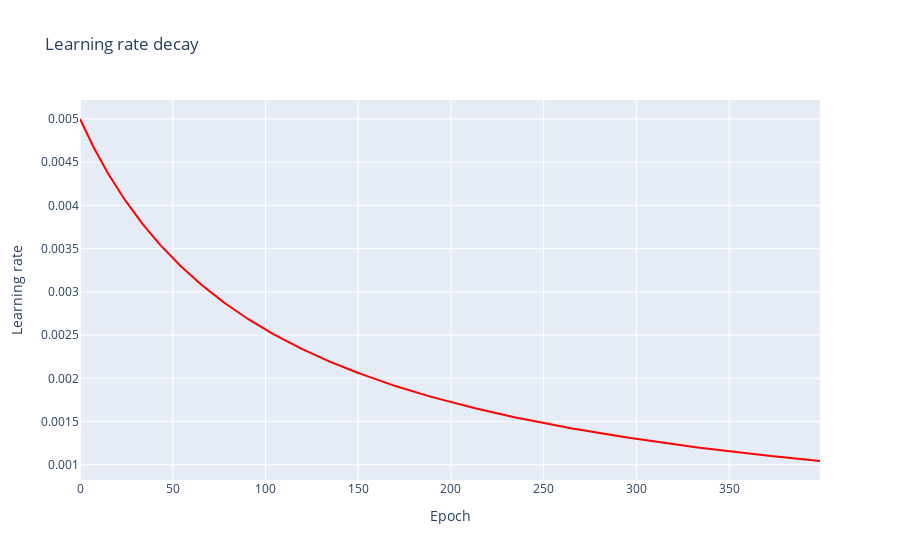

Notebook cell for this chart:
### Code cell
# Visualizing learning rate decay

trace0=go.Scatter(
            y=lrs,
            x=epochs,
            mode='lines',
            marker=dict(
            color="red",
            size=5,
            opacity=0.5
            )
    )
        

data=[trace0]
figure=go.Figure(
            data=data,
            layout=go.Layout(
                title="Learning rate decay",
                yaxis=dict(title="Learning rate"),
                xaxis=dict(title="Epoch"),
                legend=dict(
                    x=1,
                    y=1,
                    traceorder="normal",
                    font=dict(
                        family="sans-serif",
                        size=12,
                        color="black"
                    ),
                bgcolor=None


            )))
iplot(figure)

### Figure 1 — Plotly figure (JSON) as saved in the notebook; plotly's stock layout.template omitted (floating-point values rounded to 4 significant figures; data arrays with more than 128 entries replaced by an {"elided": "..."} marker saying what was removed)
{"data": [{"marker": {"color": "red", "opacity": 0.5, "size": 5}, "mode": "lines", "type": "scatter", "x": {"elided": "400 int values"}, "y": {"elided": "400 float values"}}], "layout": {"legend": {"font": {"color": "black", "family": "sans-serif", "size": 12}, "traceorder": "normal", "x": 1, "y": 1}, "title": {"text": "Learning rate decay"}, "xaxis": {"title": {"text": "Epoch"}}, "yaxis": {"title": {"text": "Learning rate"}}}}
